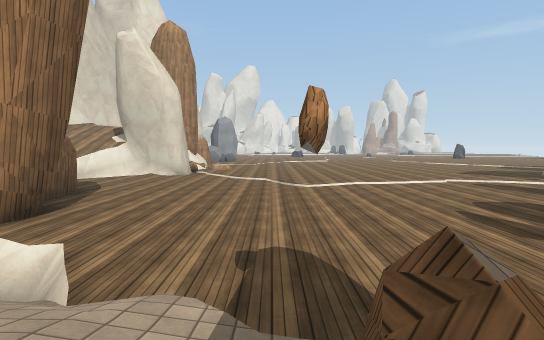
[1] (above)

22 first-person views from a walk through a scene from a Unity 3-D project. The camera is 1.3 m above the floor, tilts 4° down and sees 80° across. The floor is counted in squares, 2 m on a side. Each view is taken from the middle of a square. On the plan, view 1 faces up. The plan holds only what a view shows up to about 10 squares ahead; the rest is blank. The place goes on beyond the plan. The player is left out. Some surface patterns are stand-ins.

[2]
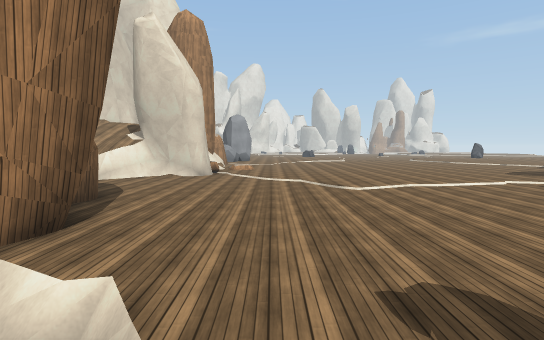

[3]
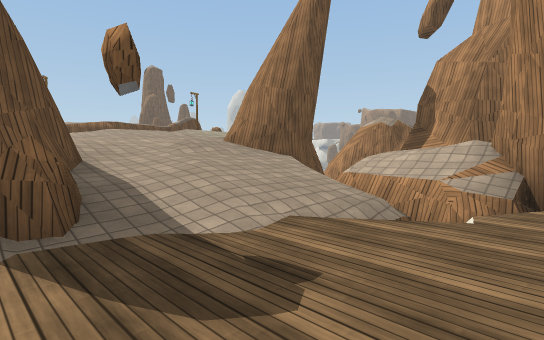

[4]
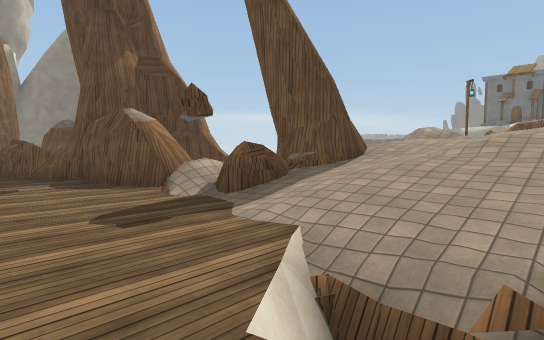

[5]
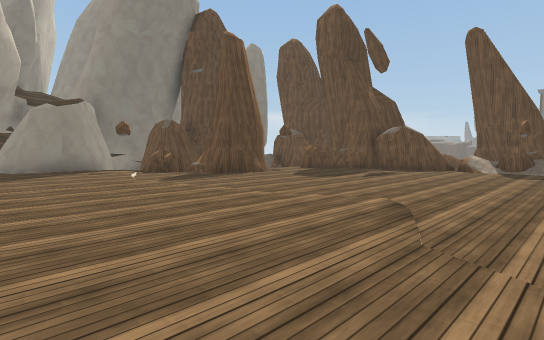

[6]
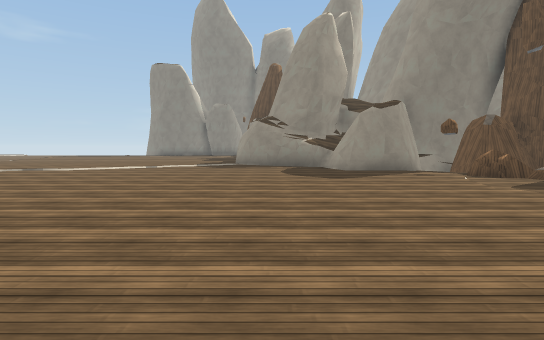

[7]
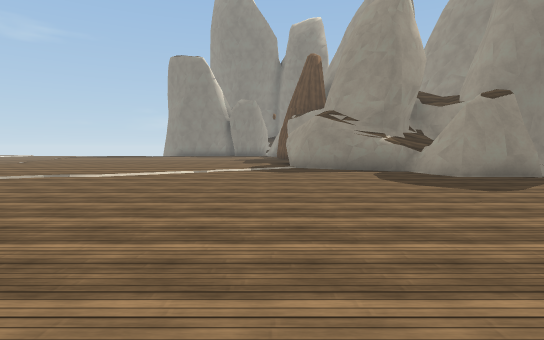

[8]
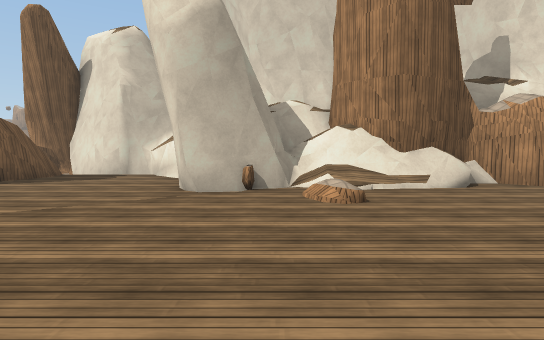

[9]
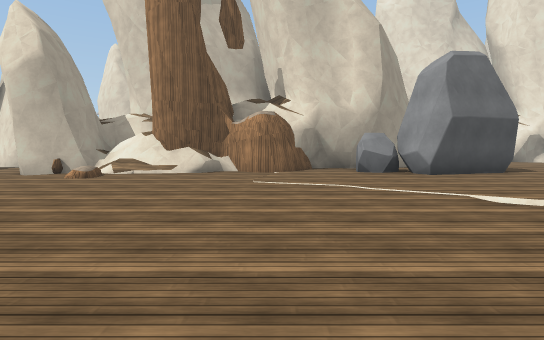

[10]
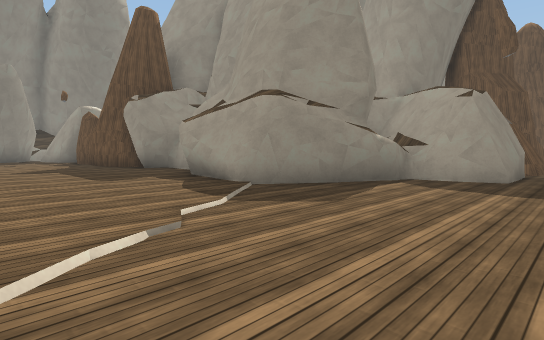

[11]
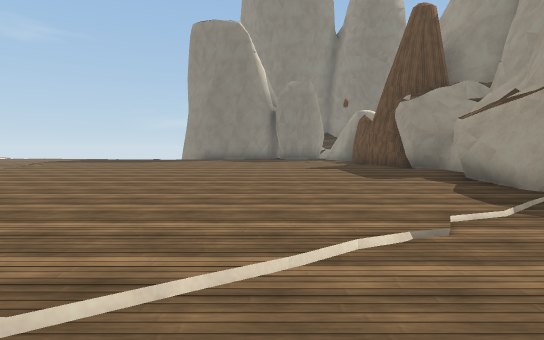

[12]
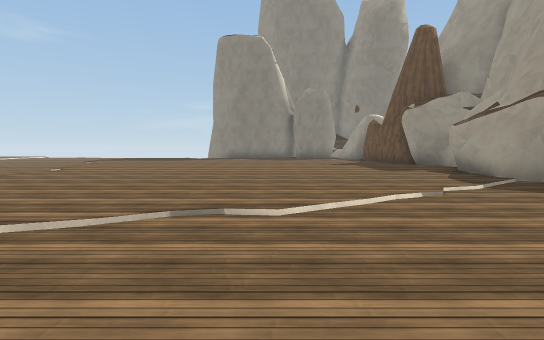

[13]
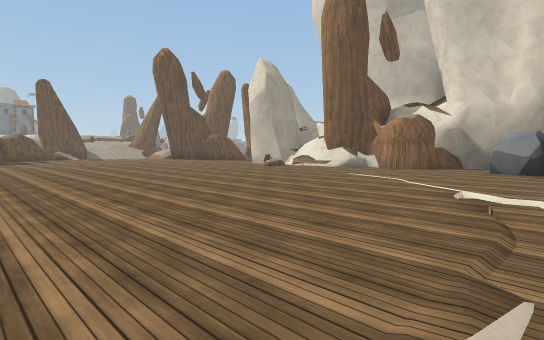

[14]
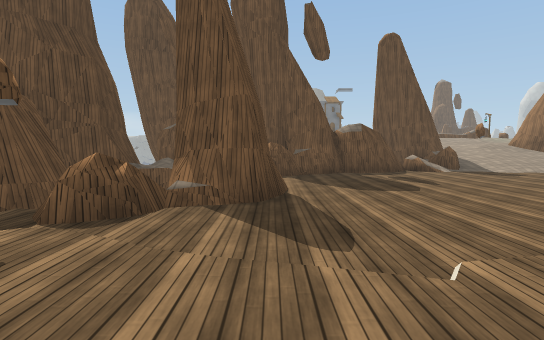

[15]
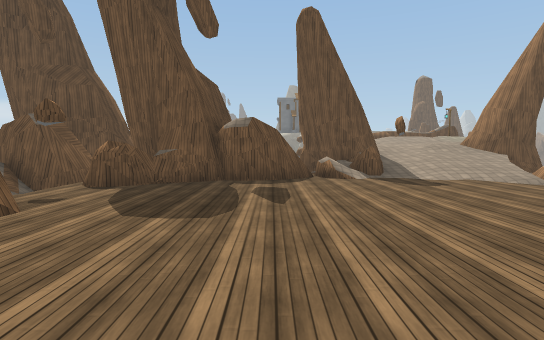

[16]
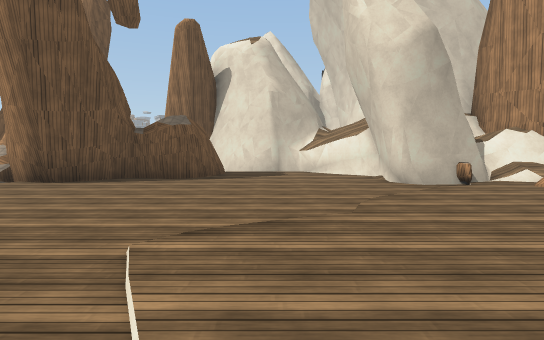

[17]
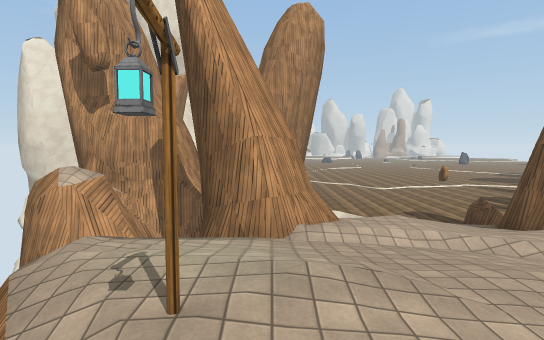

[18]
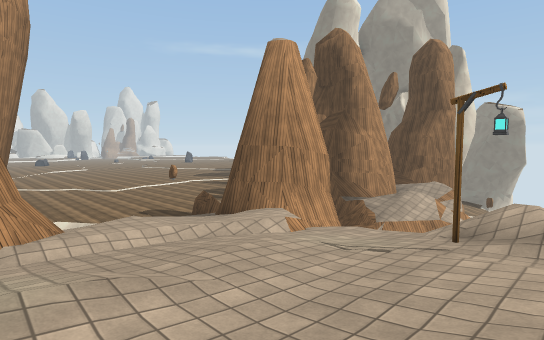

[19]
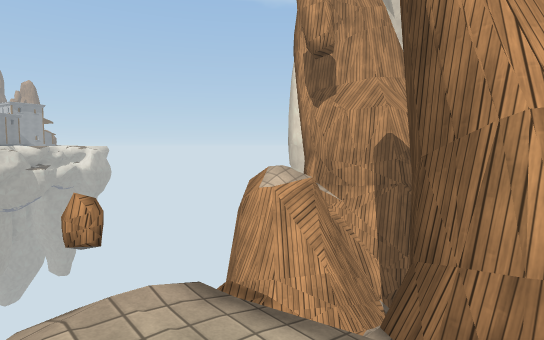

[20]
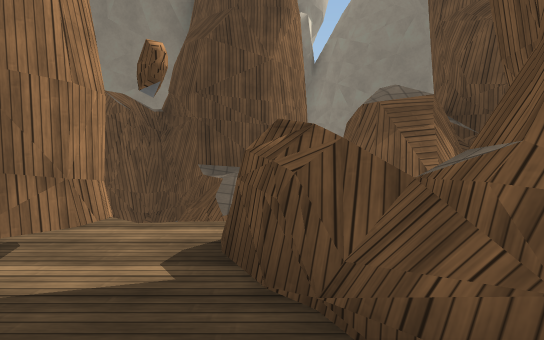

[21]
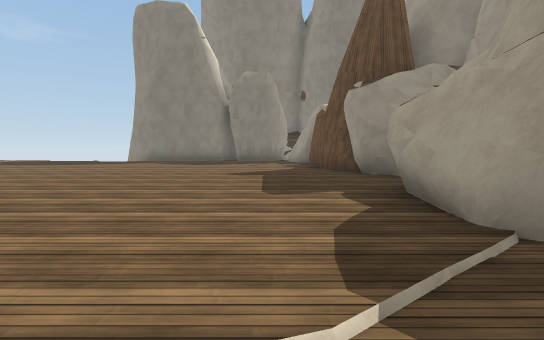

[22]
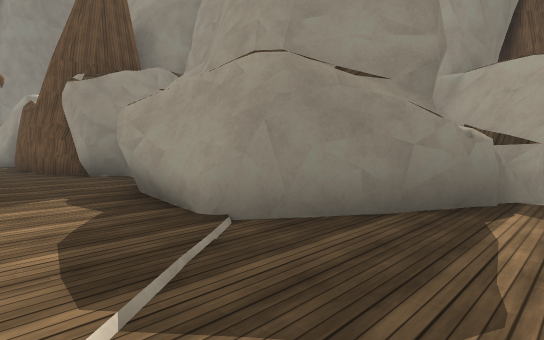

### Floor plan
Key: @ floor where view 1 was taken; # wall or solid block; x gap in a wall; . main floor; - floor 0.25 m lower than the main floor; _ floor 1 m lower than the main floor; : floor 1.5 m higher than the main floor; / step, stairs or slope; = window, fence, low wall or low ledge; ^ raised ledge; v drop or lower ground; L lantern.
Columns run from 8 left of view 1 to 23 right of it. Each row starts with its distance up from view 1.
 22      #.....---.  ............
 21     ##......... .............
 20     ##.......................
 19    ##........................
 18     #........................
 17     #........................
 16     #=.......................
 15     #/.........................#
 14     ##/.............### .#####
 13     ##..............#   ##
 12   ####.............##
 11   #----...........##
 10  #^-----.........###
  9  #-------....--..##
  8  #--------------##
  7  ###-----------#^##
  6    #----------## ###
  5    ##----------# v#
  4     #----------vv##
  3    ##=/-------#v.##
  2   ##=#////-#######
  1  ##==////=x## ####
  0 ##v_x///@x  #   #
 -1 #^v##///###v##
 -2    ##:///##vv#^
 -3  #v//////  vvv^#
 -4   v//////   vv
 -5    vL//L/v
 -6     ///vv

Where each view was taken, in squares from view 1:
view 1: 0 up, 0 right, facing up
view 2: 1 up, 1 left, facing up
view 3: 4 up, 1 right, facing down-left
view 4: 4 up, 3 left, facing down-right
view 5: 12 up, 1 left, facing down-right
view 6: 13 up, 0 right, facing right
view 7: 15 up, 2 right, facing right
view 8: 13 up, 2 right, facing left
view 9: 18 up, 5 right, facing left
view 10: 18 up, 8 right, facing down-right
view 11: 18 up, 8 right, facing right
view 12: 19 up, 6 right, facing right
view 13: 22 up, 6 right, facing down-left
view 14: 11 up, 6 right, facing down
view 15: 9 up, 3 right, facing down
view 16: 9 up, 3 right, facing left
view 17: 6 down, 4 left, facing up
view 18: 6 down, 4 left, facing up-right
view 19: 4 down, 4 left, facing up-left
view 20: 3 up, 4 right, facing right
view 21: 16 up, 10 right, facing right
view 22: 16 up, 10 right, facing down-right
